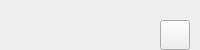
<?xml version="1.0" encoding="UTF-8"?>
<ui version="4.0">
 <class>FriendRequest</class>
 <widget class="QWidget" name="FriendRequest">
  <property name="geometry">
   <rect>
    <x>0</x>
    <y>0</y>
    <width>200</width>
    <height>50</height>
   </rect>
  </property>
  <property name="windowTitle">
   <string>Form</string>
  </property>
  <widget class="QPushButton" name="requestButton">
   <property name="geometry">
    <rect>
     <x>160</x>
     <y>20</y>
     <width>30</width>
     <height>30</height>
    </rect>
   </property>
   <property name="styleSheet">
    <string notr="true">image: url(:/images/image/add.png);</string>
   </property>
   <property name="text">
    <string/>
   </property>
   <property name="checkable">
    <bool>true</bool>
   </property>
  </widget>
 </widget>
 <resources/>
 <connections/>
</ui>
